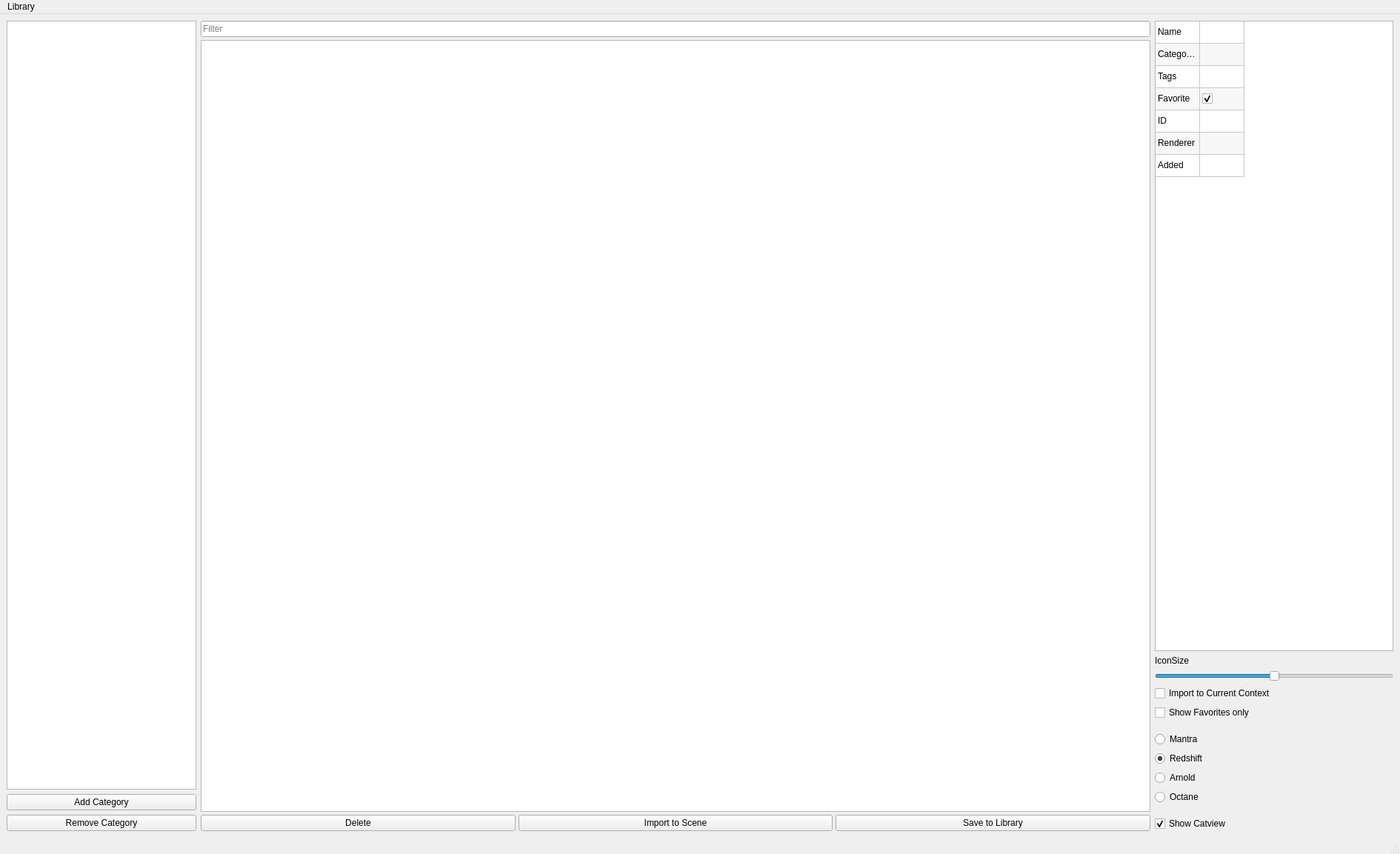
<?xml version="1.0" encoding="UTF-8"?>
<ui version="4.0">
 <class>MainWindow</class>
 <widget class="QMainWindow" name="MainWindow">
  <property name="geometry">
   <rect>
    <x>0</x>
    <y>0</y>
    <width>1890</width>
    <height>1153</height>
   </rect>
  </property>
  <property name="sizePolicy">
   <sizepolicy hsizetype="Preferred" vsizetype="Preferred">
    <horstretch>0</horstretch>
    <verstretch>0</verstretch>
   </sizepolicy>
  </property>
  <property name="minimumSize">
   <size>
    <width>500</width>
    <height>400</height>
   </size>
  </property>
  <property name="windowTitle">
   <string>MainWindow</string>
  </property>
  <widget class="QWidget" name="centralwidget">
   <property name="sizePolicy">
    <sizepolicy hsizetype="Expanding" vsizetype="Expanding">
     <horstretch>0</horstretch>
     <verstretch>0</verstretch>
    </sizepolicy>
   </property>
   <layout class="QVBoxLayout" name="verticalLayout">
    <item>
     <layout class="QHBoxLayout" name="hlayout_center">
      <property name="sizeConstraint">
       <enum>QLayout::SetDefaultConstraint</enum>
      </property>
      <item>
       <layout class="QVBoxLayout" name="cat_layout">
        <property name="sizeConstraint">
         <enum>QLayout::SetMaximumSize</enum>
        </property>
        <item>
         <widget class="QListWidget" name="listw_catview">
          <property name="sizePolicy">
           <sizepolicy hsizetype="Minimum" vsizetype="MinimumExpanding">
            <horstretch>0</horstretch>
            <verstretch>0</verstretch>
           </sizepolicy>
          </property>
          <property name="minimumSize">
           <size>
            <width>80</width>
            <height>0</height>
           </size>
          </property>
          <property name="contextMenuPolicy">
           <enum>Qt::CustomContextMenu</enum>
          </property>
          <property name="editTriggers">
           <set>QAbstractItemView::NoEditTriggers</set>
          </property>
          <property name="showDropIndicator" stdset="0">
           <bool>false</bool>
          </property>
         </widget>
        </item>
        <item>
         <widget class="QPushButton" name="btn_add_cat">
          <property name="text">
           <string>Add Category</string>
          </property>
         </widget>
        </item>
        <item>
         <layout class="QHBoxLayout" name="horizontalLayout">
          <item>
           <widget class="QPushButton" name="btn_rmv_cat">
            <property name="text">
             <string>Remove Category</string>
            </property>
           </widget>
          </item>
         </layout>
        </item>
       </layout>
      </item>
      <item>
       <layout class="QVBoxLayout" name="vlayout_right">
        <property name="spacing">
         <number>4</number>
        </property>
        <property name="sizeConstraint">
         <enum>QLayout::SetDefaultConstraint</enum>
        </property>
        <property name="rightMargin">
         <number>0</number>
        </property>
        <item>
         <widget class="QLineEdit" name="line_filter">
          <property name="placeholderText">
           <string>Filter</string>
          </property>
         </widget>
        </item>
        <item>
         <widget class="QListWidget" name="listw_matview">
          <property name="contextMenuPolicy">
           <enum>Qt::CustomContextMenu</enum>
          </property>
          <property name="autoScrollMargin">
           <number>16</number>
          </property>
          <property name="editTriggers">
           <set>QAbstractItemView::CurrentChanged|QAbstractItemView::DoubleClicked|QAbstractItemView::SelectedClicked</set>
          </property>
          <property name="showDropIndicator" stdset="0">
           <bool>false</bool>
          </property>
          <property name="dragEnabled">
           <bool>false</bool>
          </property>
          <property name="dragDropMode">
           <enum>QAbstractItemView::DragDrop</enum>
          </property>
          <property name="defaultDropAction">
           <enum>Qt::IgnoreAction</enum>
          </property>
          <property name="selectionMode">
           <enum>QAbstractItemView::ContiguousSelection</enum>
          </property>
          <property name="flow">
           <enum>QListView::LeftToRight</enum>
          </property>
          <property name="isWrapping" stdset="0">
           <bool>true</bool>
          </property>
          <property name="resizeMode">
           <enum>QListView::Adjust</enum>
          </property>
          <property name="layoutMode">
           <enum>QListView::SinglePass</enum>
          </property>
          <property name="spacing">
           <number>0</number>
          </property>
          <property name="gridSize">
           <size>
            <width>50</width>
            <height>50</height>
           </size>
          </property>
          <property name="viewMode">
           <enum>QListView::IconMode</enum>
          </property>
          <property name="uniformItemSizes">
           <bool>true</bool>
          </property>
         </widget>
        </item>
        <item>
         <layout class="QHBoxLayout" name="hlayout_edit">
          <item>
           <widget class="QPushButton" name="btn_delete">
            <property name="text">
             <string>Delete</string>
            </property>
           </widget>
          </item>
          <item>
           <widget class="QPushButton" name="btn_import">
            <property name="text">
             <string>Import to Scene</string>
            </property>
           </widget>
          </item>
          <item>
           <widget class="QPushButton" name="btn_save">
            <property name="text">
             <string>Save to Library</string>
            </property>
           </widget>
          </item>
         </layout>
        </item>
       </layout>
      </item>
      <item>
       <layout class="QVBoxLayout" name="verticalLayout_4">
        <item>
         <widget class="QTableWidget" name="widget_detail">
          <property name="sizePolicy">
           <sizepolicy hsizetype="Minimum" vsizetype="Expanding">
            <horstretch>0</horstretch>
            <verstretch>0</verstretch>
           </sizepolicy>
          </property>
          <property name="minimumSize">
           <size>
            <width>322</width>
            <height>0</height>
           </size>
          </property>
          <property name="toolTip">
           <string/>
          </property>
          <property name="lineWidth">
           <number>1</number>
          </property>
          <property name="horizontalScrollBarPolicy">
           <enum>Qt::ScrollBarAsNeeded</enum>
          </property>
          <property name="sizeAdjustPolicy">
           <enum>QAbstractScrollArea::AdjustToContents</enum>
          </property>
          <property name="autoScroll">
           <bool>true</bool>
          </property>
          <property name="autoScrollMargin">
           <number>16</number>
          </property>
          <property name="editTriggers">
           <set>QAbstractItemView::DoubleClicked|QAbstractItemView::SelectedClicked</set>
          </property>
          <property name="showDropIndicator" stdset="0">
           <bool>false</bool>
          </property>
          <property name="dragDropOverwriteMode">
           <bool>false</bool>
          </property>
          <property name="alternatingRowColors">
           <bool>true</bool>
          </property>
          <property name="selectionMode">
           <enum>QAbstractItemView::SingleSelection</enum>
          </property>
          <property name="showGrid">
           <bool>true</bool>
          </property>
          <property name="gridStyle">
           <enum>Qt::SolidLine</enum>
          </property>
          <property name="wordWrap">
           <bool>true</bool>
          </property>
          <property name="cornerButtonEnabled">
           <bool>false</bool>
          </property>
          <property name="rowCount">
           <number>7</number>
          </property>
          <property name="columnCount">
           <number>2</number>
          </property>
          <attribute name="horizontalHeaderVisible">
           <bool>false</bool>
          </attribute>
          <attribute name="horizontalHeaderMinimumSectionSize">
           <number>60</number>
          </attribute>
          <attribute name="horizontalHeaderDefaultSectionSize">
           <number>60</number>
          </attribute>
          <attribute name="horizontalHeaderHighlightSections">
           <bool>false</bool>
          </attribute>
          <attribute name="horizontalHeaderShowSortIndicator" stdset="0">
           <bool>false</bool>
          </attribute>
          <attribute name="verticalHeaderVisible">
           <bool>false</bool>
          </attribute>
          <attribute name="verticalHeaderDefaultSectionSize">
           <number>30</number>
          </attribute>
          <attribute name="verticalHeaderHighlightSections">
           <bool>false</bool>
          </attribute>
          <row/>
          <row/>
          <row/>
          <row/>
          <row/>
          <row/>
          <row/>
          <column/>
          <column/>
          <item row="0" column="0">
           <property name="text">
            <string notr="true">Name</string>
           </property>
           <property name="toolTip">
            <string notr="true"/>
           </property>
           <property name="whatsThis">
            <string notr="true"/>
           </property>
           <property name="flags">
            <set>ItemIsEnabled</set>
           </property>
          </item>
          <item row="0" column="1">
           <property name="text">
            <string notr="true"/>
           </property>
           <property name="flags">
            <set>ItemIsEditable|ItemIsEnabled</set>
           </property>
          </item>
          <item row="1" column="0">
           <property name="text">
            <string notr="true">Categories</string>
           </property>
           <property name="toolTip">
            <string notr="true"/>
           </property>
           <property name="whatsThis">
            <string notr="true"/>
           </property>
           <property name="flags">
            <set>ItemIsEnabled</set>
           </property>
          </item>
          <item row="1" column="1">
           <property name="text">
            <string notr="true"/>
           </property>
           <property name="flags">
            <set>ItemIsEditable|ItemIsEnabled</set>
           </property>
          </item>
          <item row="2" column="0">
           <property name="text">
            <string notr="true">Tags</string>
           </property>
           <property name="toolTip">
            <string notr="true"/>
           </property>
           <property name="whatsThis">
            <string notr="true"/>
           </property>
           <property name="flags">
            <set>ItemIsEnabled</set>
           </property>
          </item>
          <item row="2" column="1">
           <property name="text">
            <string notr="true"/>
           </property>
           <property name="toolTip">
            <string notr="true"/>
           </property>
           <property name="whatsThis">
            <string notr="true"/>
           </property>
           <property name="flags">
            <set>ItemIsEditable|ItemIsEnabled</set>
           </property>
          </item>
          <item row="3" column="0">
           <property name="text">
            <string notr="true">Favorite</string>
           </property>
           <property name="toolTip">
            <string notr="true"/>
           </property>
           <property name="whatsThis">
            <string notr="true"/>
           </property>
           <property name="flags">
            <set>ItemIsEnabled</set>
           </property>
          </item>
          <item row="3" column="1">
           <property name="text">
            <string notr="true"/>
           </property>
           <property name="toolTip">
            <string notr="true"/>
           </property>
           <property name="whatsThis">
            <string notr="true"/>
           </property>
           <property name="checkState">
            <enum>Checked</enum>
           </property>
           <property name="flags">
            <set>ItemIsUserCheckable|ItemIsEnabled</set>
           </property>
          </item>
          <item row="4" column="0">
           <property name="text">
            <string notr="true">ID</string>
           </property>
           <property name="toolTip">
            <string notr="true"/>
           </property>
           <property name="whatsThis">
            <string notr="true"/>
           </property>
           <property name="flags">
            <set>ItemIsEnabled</set>
           </property>
          </item>
          <item row="4" column="1">
           <property name="text">
            <string notr="true"/>
           </property>
           <property name="toolTip">
            <string notr="true"/>
           </property>
           <property name="whatsThis">
            <string notr="true"/>
           </property>
           <property name="flags">
            <set>ItemIsEnabled</set>
           </property>
          </item>
          <item row="5" column="0">
           <property name="text">
            <string>Renderer</string>
           </property>
          </item>
          <item row="5" column="1">
           <property name="text">
            <string notr="true"/>
           </property>
           <property name="toolTip">
            <string notr="true"/>
           </property>
           <property name="whatsThis">
            <string notr="true"/>
           </property>
           <property name="flags">
            <set>ItemIsEnabled</set>
           </property>
          </item>
          <item row="6" column="0">
           <property name="text">
            <string>Added</string>
           </property>
          </item>
          <item row="6" column="1">
           <property name="text">
            <string notr="true"/>
           </property>
           <property name="toolTip">
            <string notr="true"/>
           </property>
           <property name="whatsThis">
            <string notr="true"/>
           </property>
           <property name="flags">
            <set>ItemIsEnabled</set>
           </property>
          </item>
         </widget>
        </item>
        <item>
         <widget class="QLabel" name="label">
          <property name="text">
           <string>IconSize</string>
          </property>
         </widget>
        </item>
        <item>
         <widget class="QSlider" name="slide_iconSize">
          <property name="sizePolicy">
           <sizepolicy hsizetype="Minimum" vsizetype="Fixed">
            <horstretch>0</horstretch>
            <verstretch>0</verstretch>
           </sizepolicy>
          </property>
          <property name="minimum">
           <number>0</number>
          </property>
          <property name="maximum">
           <number>512</number>
          </property>
          <property name="value">
           <number>256</number>
          </property>
          <property name="orientation">
           <enum>Qt::Horizontal</enum>
          </property>
         </widget>
        </item>
        <item>
         <widget class="QCheckBox" name="cb_context">
          <property name="text">
           <string>Import to Current Context</string>
          </property>
         </widget>
        </item>
        <item>
         <widget class="QCheckBox" name="cb_FavsOnly">
          <property name="text">
           <string>Show Favorites only</string>
          </property>
         </widget>
        </item>
        <item>
         <spacer name="verticalSpacer_2">
          <property name="orientation">
           <enum>Qt::Vertical</enum>
          </property>
          <property name="sizeType">
           <enum>QSizePolicy::Minimum</enum>
          </property>
          <property name="sizeHint" stdset="0">
           <size>
            <width>20</width>
            <height>10</height>
           </size>
          </property>
         </spacer>
        </item>
        <item>
         <widget class="QRadioButton" name="cb_Mantra">
          <property name="text">
           <string>Mantra</string>
          </property>
          <property name="checked">
           <bool>false</bool>
          </property>
         </widget>
        </item>
        <item>
         <widget class="QRadioButton" name="cb_Redshift">
          <property name="text">
           <string>Redshift</string>
          </property>
          <property name="checked">
           <bool>true</bool>
          </property>
         </widget>
        </item>
        <item>
         <widget class="QRadioButton" name="cb_Arnold">
          <property name="text">
           <string>Arnold</string>
          </property>
          <property name="checked">
           <bool>false</bool>
          </property>
         </widget>
        </item>
        <item>
         <widget class="QRadioButton" name="cb_Octane">
          <property name="text">
           <string>Octane</string>
          </property>
          <property name="checked">
           <bool>false</bool>
          </property>
         </widget>
        </item>
        <item>
         <spacer name="verticalSpacer">
          <property name="orientation">
           <enum>Qt::Vertical</enum>
          </property>
          <property name="sizeType">
           <enum>QSizePolicy::Minimum</enum>
          </property>
          <property name="sizeHint" stdset="0">
           <size>
            <width>20</width>
            <height>10</height>
           </size>
          </property>
         </spacer>
        </item>
        <item>
         <widget class="QCheckBox" name="cb_showCat">
          <property name="enabled">
           <bool>true</bool>
          </property>
          <property name="text">
           <string>Show Catview</string>
          </property>
          <property name="checked">
           <bool>true</bool>
          </property>
         </widget>
        </item>
       </layout>
      </item>
     </layout>
    </item>
   </layout>
  </widget>
  <widget class="QMenuBar" name="menubar">
   <property name="geometry">
    <rect>
     <x>0</x>
     <y>0</y>
     <width>1890</width>
     <height>20</height>
    </rect>
   </property>
   <property name="font">
    <font>
     <family>Segoe UI</family>
     <pointsize>9</pointsize>
     <weight>50</weight>
     <bold>false</bold>
    </font>
   </property>
   <widget class="QMenu" name="menu_file">
    <property name="font">
     <font>
      <pointsize>9</pointsize>
     </font>
    </property>
    <property name="title">
     <string>Library</string>
    </property>
    <addaction name="action_updateAll"/>
    <addaction name="separator"/>
    <addaction name="action_prefs"/>
    <addaction name="action_cleanup_db"/>
    <addaction name="action_check_integrity"/>
    <addaction name="separator"/>
    <addaction name="action_open_folder"/>
    <addaction name="separator"/>
    <addaction name="action_about"/>
   </widget>
   <addaction name="menu_file"/>
  </widget>
  <widget class="QStatusBar" name="statusbar"/>
  <action name="action_updateAll">
   <property name="text">
    <string>Update All Materials</string>
   </property>
  </action>
  <action name="action_prefs">
   <property name="text">
    <string>Preferences</string>
   </property>
  </action>
  <action name="action_deleteMaterial">
   <property name="text">
    <string>_deleteMaterial</string>
   </property>
  </action>
  <action name="action_about">
   <property name="text">
    <string>About</string>
   </property>
  </action>
  <action name="action_cleanup_db">
   <property name="text">
    <string>Cleanup Library Files</string>
   </property>
  </action>
  <action name="action_check_integrity">
   <property name="text">
    <string>Check Integrity</string>
   </property>
  </action>
  <action name="action_open_folder">
   <property name="text">
    <string>Open Library Directory</string>
   </property>
  </action>
 </widget>
 <resources/>
 <connections/>
</ui>
